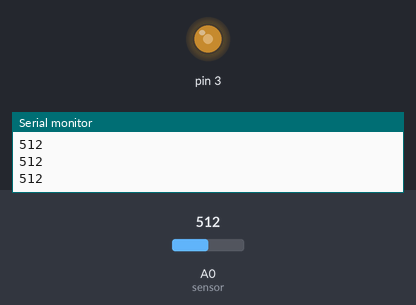
Bench run of a sketch on a simulated Arduino Uno, built with avr-gcc and run on an emulated ATmega328P. Parts: output pins drawn as LEDs (lit = HIGH), the last lines printed to the serial monitor. The test bench sets the inputs (shaded band); at power-on: A0 (sensor) = 512.

Above: at 1.3 s.
1.4 s: A0 (sensor) set to 306
At 3.2 s:
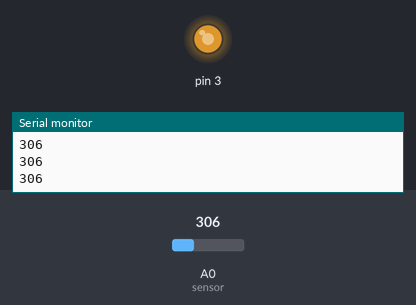
3.5 s: A0 (sensor) set to 122
At 4.7 s:
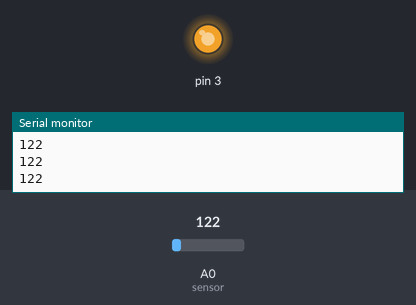
5.5 s: A0 (sensor) set to 900
At 6.3 s:
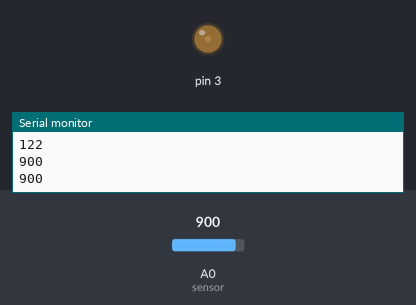
7.5 s: A0 (sensor) set to 511
At 9.1 s:
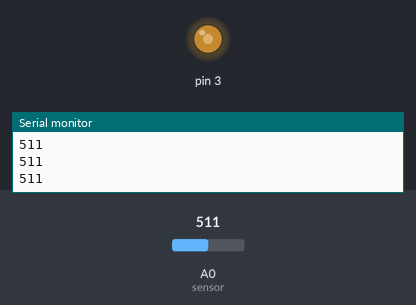
Timing chart, 0 to 10.5 s (numbered marks = the images above; inputs shaded):
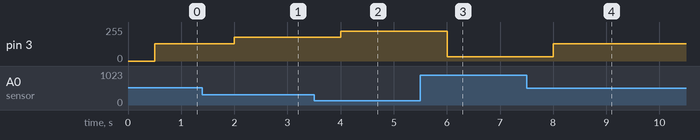

Measured:
- after the input at 1.4 s, pin 3: 128/255 → 179/255 after 0.60 s
- after the input at 3.5 s, pin 3: 179/255 → 225/255 after 0.50 s
- after the input at 5.5 s, pin 3: 225/255 → 31/255 after 0.50 s
- after the input at 7.5 s, pin 3: 31/255 → 128/255 after 0.51 s

The sketch:

LDRLED.ino
```cpp
//Pino analógico em que o sensor está conectado
const int sensor = A0;

void setup() {
  // put your setup code here, to run once:
   Serial.begin(9600);
   pinMode(3,OUTPUT);
}

void loop() {
  // put your main code here, to run repeatedly:
  //Lendo o valor do sensor.
  int valorSensor = analogRead(sensor);
   //Exibindo o valor do sensor no serial monitor.
   Serial.println(valorSensor);
   delay(500);
     // int val = analogRead(0);
  valorSensor = map(valorSensor, 0, 1023, 255, 0);
  analogWrite(3, valorSensor);

}
```
